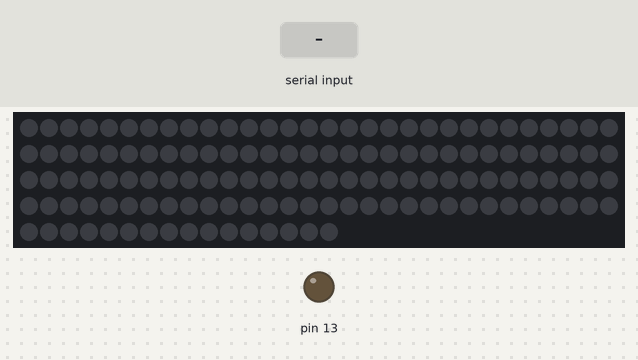
Recording of a sketch running on a simulated Arduino Uno, built with avr-gcc and run on an emulated ATmega328P. On the bench: 136 RGB LEDs in strip order, left to right, continuing on the next row, output pins drawn as LEDs (lit = HIGH). Inputs (shaded band) come from the test bench. Dim RGB values are drawn brighter than linear.

Above: at 1.2 s.
1.3 s: "90,45,200\n" received over Serial
At 1.7 s:
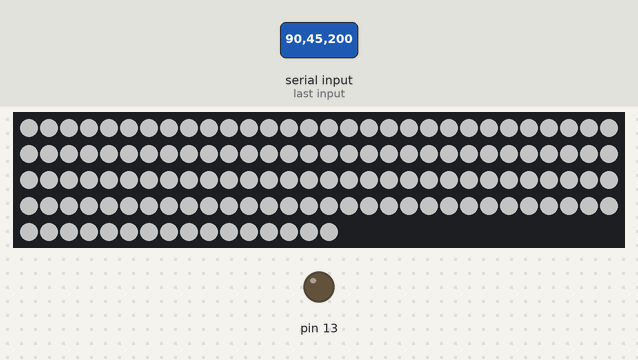
2.8 s: "30,150,10\n" received over Serial
4.3 s: "0\n" received over Serial
At 5.2 s:
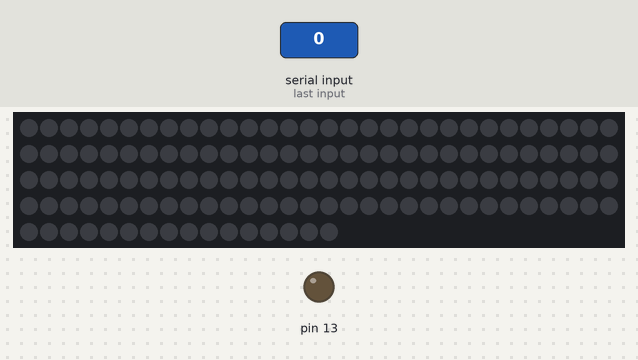
5.8 s: "90,45\n" received over Serial
At 6.2 s:
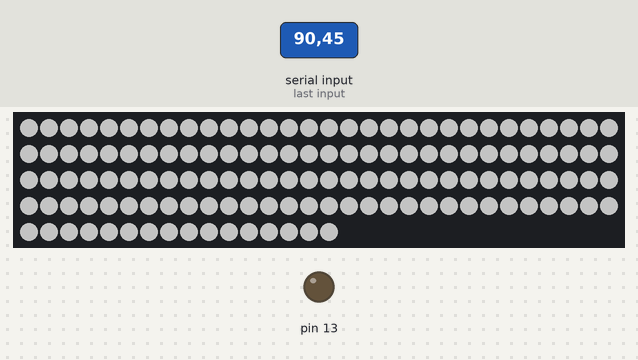
Timing chart, 0 to 8.3 s (numbered marks = the images above; inputs shaded):
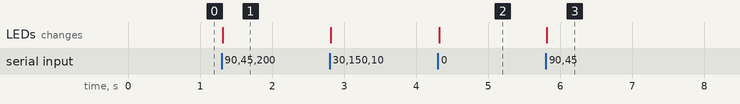

The sketch:

mkb_leds.ino
```cpp
/*
* drive WS2812 RGBW LED stripes
* receive color values via Serial
* author: Fabian - crocdialer@googlemail.com
*/

#include <Adafruit_NeoPixel.h>

#define CMD_QUERY_ID "ID"
#define CMD_START "START"
#define CMD_STOP "STOP"
#define CMD_RESET "RESET"
#define DEVICE_ID "LED_CONTROL"

#define SERIAL_END_CODE '\n'
#define SERIAL_BUFSIZE 512
char g_serial_buf[SERIAL_BUFSIZE];

long g_last_time_stamp = 0;
uint32_t g_time_accum = 0;
uint32_t g_update_interval = 10;
bool g_indicator = false;

static const uint32_t
WHITE = Adafruit_NeoPixel::Color(0, 0, 0, 255),
PURPLE = Adafruit_NeoPixel::Color(150, 235, 0, 20),
ORANGE = Adafruit_NeoPixel::Color(0, 255, 50, 40),
BLACK = 0;

const uint8_t g_num_stripes = 1;
const uint8_t g_led_pins[] = {6};
const uint8_t g_led_counts[] = {1160};
Adafruit_NeoPixel* g_stripes[g_num_stripes];
uint32_t g_current_color = BLACK;

const uint8_t g_gamma[256] =
{
    0,  0,  0,  0,  0,  0,  0,  0,  0,  0,  0,  0,  0,  0,  0,  0,
    0,  0,  0,  0,  0,  0,  0,  0,  0,  0,  0,  0,  1,  1,  1,  1,
    1,  1,  1,  1,  1,  1,  1,  1,  1,  2,  2,  2,  2,  2,  2,  2,
    2,  3,  3,  3,  3,  3,  3,  3,  4,  4,  4,  4,  4,  5,  5,  5,
    5,  6,  6,  6,  6,  7,  7,  7,  7,  8,  8,  8,  9,  9,  9, 10,
   10, 10, 11, 11, 11, 12, 12, 13, 13, 13, 14, 14, 15, 15, 16, 16,
   17, 17, 18, 18, 19, 19, 20, 20, 21, 21, 22, 22, 23, 24, 24, 25,
   25, 26, 27, 27, 28, 29, 29, 30, 31, 32, 32, 33, 34, 35, 35, 36,
   37, 38, 39, 39, 40, 41, 42, 43, 44, 45, 46, 47, 48, 49, 50, 50,
   51, 52, 54, 55, 56, 57, 58, 59, 60, 61, 62, 63, 64, 66, 67, 68,
   69, 70, 72, 73, 74, 75, 77, 78, 79, 81, 82, 83, 85, 86, 87, 89,
   90, 92, 93, 95, 96, 98, 99,101,102,104,105,107,109,110,112,114,
  115,117,119,120,122,124,126,127,129,131,133,135,137,138,140,142,
  144,146,148,150,152,154,156,158,160,162,164,167,169,171,173,175,
  177,180,182,184,186,189,191,193,196,198,200,203,205,208,210,213,
  215,218,220,223,225,228,231,233,236,239,241,244,247,249,252,255
};

void blink_status_led()
{
    digitalWrite(13, LOW);
    delay(500);
    digitalWrite(13, HIGH);
    delay(500);
}

void setup()
{
    // drives our status LED
    pinMode(13, OUTPUT);

    // initialize the serial communication:
    while(!Serial){ blink_status_led(); }
    Serial.begin(57600);
    // Serial.println(DEVICE_ID);

    memset(g_serial_buf, 0, SERIAL_BUFSIZE);

    for(int i = 0; i < g_num_stripes; i++)
    {
        g_stripes[i] = new Adafruit_NeoPixel(g_led_counts[i], g_led_pins[i], NEO_GRBW + NEO_KHZ800);
        g_stripes[i]->begin();
        g_stripes[i]->show();
    }
}

////////////////////////////////////////////////////////////////////////

void loop()
{
    // time measurement
    int delta_time = millis() - g_last_time_stamp;
    g_last_time_stamp = millis();
    g_time_accum += delta_time;

    if(g_time_accum >= g_update_interval)
    {
        // check for input
        process_serial_input(Serial);

        for(int i = 0; i < g_num_stripes; i++)
        {
            for(int p = 0; p < g_stripes[i]->numPixels(); ++p)
            {
                g_stripes[i]->setPixelColor(p, g_current_color);
            }
            g_stripes[i]->show();
        }
    }
}

template <typename T> void process_serial_input(T& the_serial)
{
    uint32_t bytes_to_read = min(the_serial.available(), SERIAL_BUFSIZE);
    the_serial.readBytes(g_serial_buf, bytes_to_read);
    char* buf_ptr = g_serial_buf;

    for(uint32_t i = 0; i < bytes_to_read; i++)
    {
        switch(g_serial_buf[i])
        {
            case '\n':
                g_serial_buf[i] = '\0';
                parse_line(buf_ptr);
                buf_ptr = g_serial_buf + i + 1;
                break;

            default:
            // case '\r':
            // case '\0':
                break;
        }
    }
}

bool check_for_cmd(const char* the_str)
{
    if(strcmp(the_str, CMD_QUERY_ID) == 0)
    {
        char buf[32];
        sprintf(buf, "%s %s\n", the_str, DEVICE_ID);
        Serial.write(buf);
        return true;
    }
    return false;
}

void parse_line(char *the_line)
{
    const char* delim = " ";

    // we expect 4 ints
    const size_t elem_count = 4;
    int parsed_ints[elem_count];

    char *token = strtok(the_line, delim);
    uint32_t num_tokens = 0;

    for(; token && (num_tokens < elem_count);)
    {
        if(check_for_cmd(token)){ break; }
        else{ parsed_ints[num_tokens] = atoi(token); ++num_tokens; }

        // fetch next token
        token = strtok(nullptr, delim);
    }

    switch(num_tokens)
    {
        case 1:
            g_current_color = Adafruit_NeoPixel::Color(0, 0, 0, parsed_ints[0]);
            break;
        case 3:
            g_current_color = Adafruit_NeoPixel::Color(parsed_ints[0], parsed_ints[1],
                                                       parsed_ints[2], 0);
            break;
        case 4:
            g_current_color = Adafruit_NeoPixel::Color(parsed_ints[0], parsed_ints[1],
                                                       parsed_ints[2], parsed_ints[3]);
            break;

        default:
            break;
    }
}
```

Measured:
- after the input at 1.3 s, the LEDs: change at once (image 1)
- after the input at 4.3 s, the LEDs: change at once (image 2)
- after the input at 5.8 s, the LEDs: change at once (image 3)
